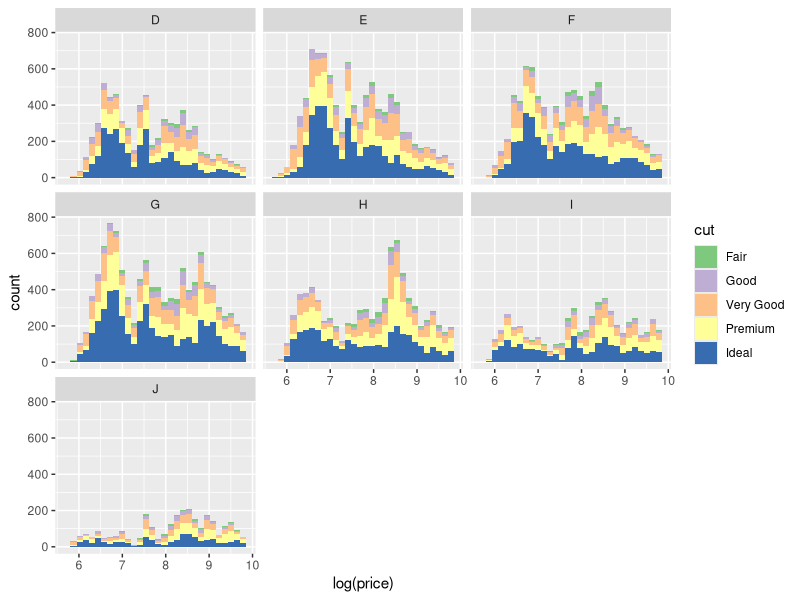
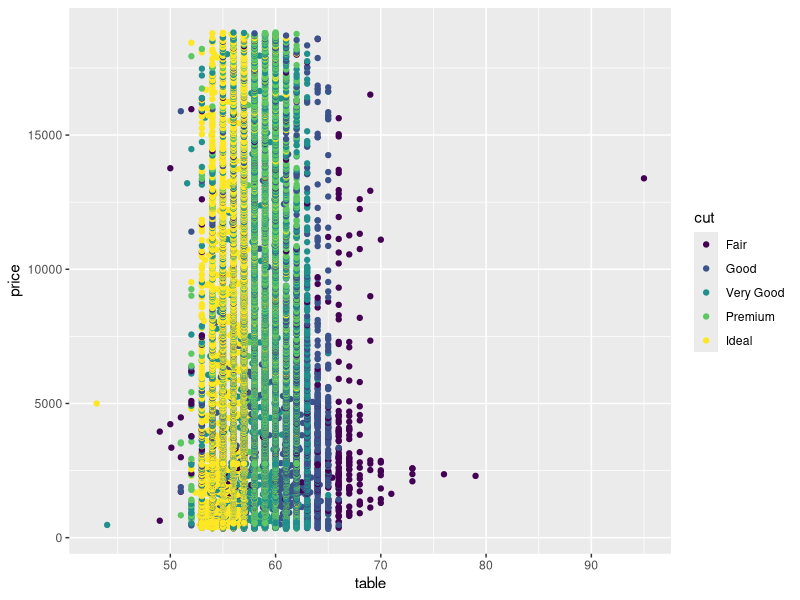
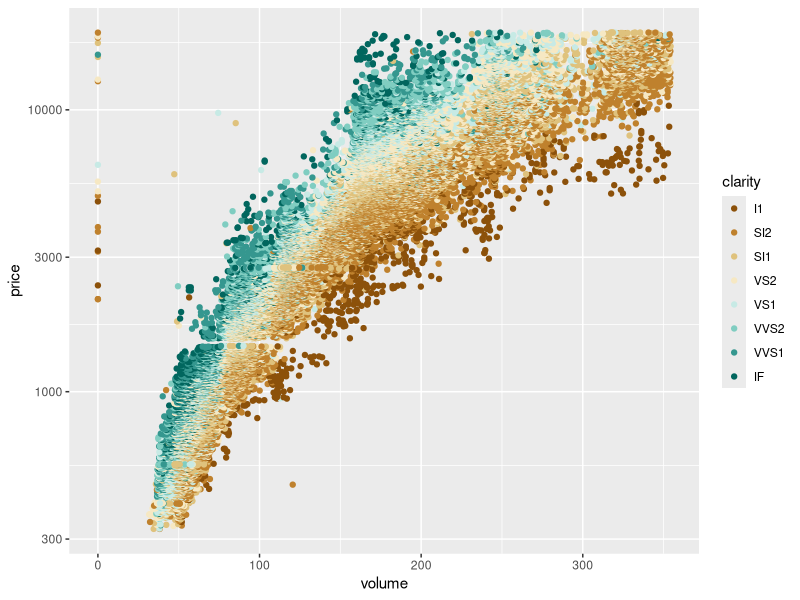

Generate these figures, in order, with R:
## ---- chunk 1
library(ggplot2)
library(dplyr)
library(reshape2)
library(GGally)
data(diamonds)
## ---- chunk 2
ggplot(aes(log(price)), data = diamonds) + 
  geom_histogram(aes(fill = cut)) +
  facet_wrap(~color) +
  scale_fill_brewer(type = 'qual')
## ---- chunk 3
ggplot(aes(table, price), data = diamonds) + 
  geom_point(aes(color = cut)) +
  scale_fill_brewer(type = 'qual')
## ---- chunk 4
diamonds$volume <- with(diamonds, (x*y*z))
## ---- chunk 5
ggplot(aes(volume, price), 
       data = subset(diamonds, diamonds$volume < quantile(diamonds$volume, probs = 0.99))) + 
  geom_point(aes(color = clarity)) + 
  scale_y_continuous(trans = "log10") + 
  scale_color_brewer(type = 'div')
